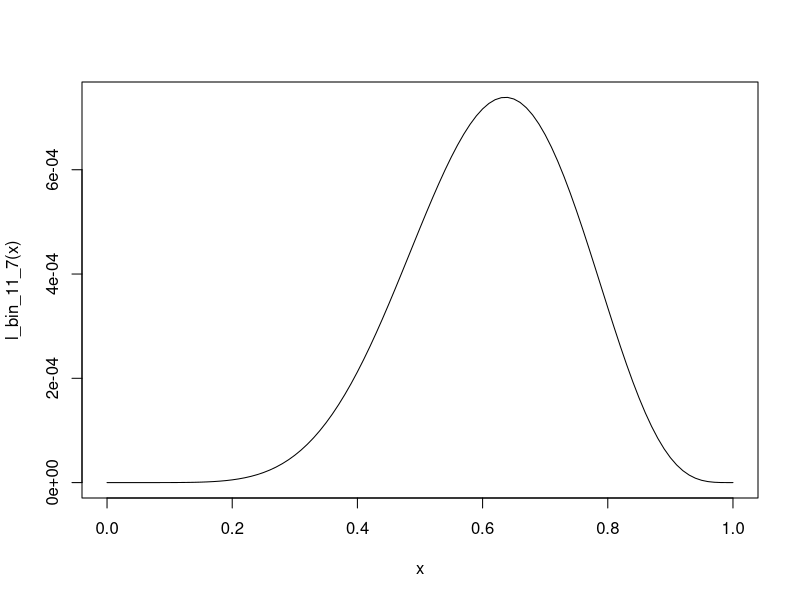
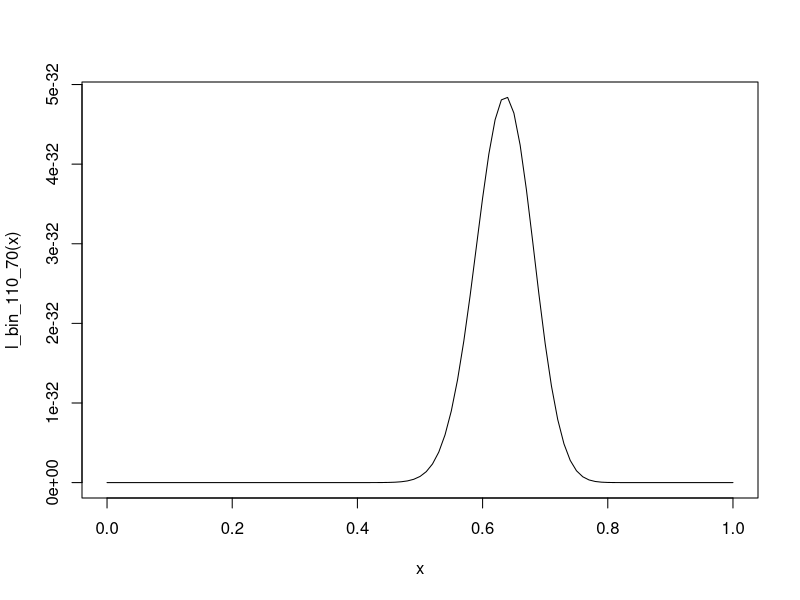

Generate these figures, in order, with R:
l_bin_11_7 <- function (p) {
  p^7*(1-p)^4
}
curve(expr = l_bin_11_7, from = 0, to = 1)

l_bin_110_70 <- function (p) {
  p^70*(1-p)^40
}
curve(expr = l_bin_110_70, from = 0, to = 1)
